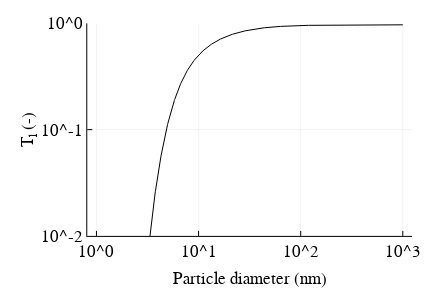

The notebook cell saved with this chart:
### Markdown cell above
### (d) Peneration efficiency through the DMA: 
Penetration efficiency through the DMA is computed based on the parameterized results by Reineking & Porstendörfer (1986).
<center> $T_l = 0.82\exp(-11.5u)+0.1\exp(-70.0u)+0.03\exp(-180.0u)+0.02\exp(-340.0u)$ </center>
where $u = \frac{d_{ab} l_{eff}}{q_{sa}}$, $l_{eff}$ is the parameterized effective diffusion length, and $q_{sa}$ is the aerosol flow rate through the DMA. <br> <br>
The function Tl(Λ,dp) is defined in DifferentialMobilityAnalyzer.jl, where Λ contains the effective length, aerosol flow rate, and $t$,$p$ to compute $d_{ab}$. The article diameter $d_p$ is in [nm]. To treat multiple DMAs with different {$l_{eff}$, $q_sa$, $t$, $p$} in a single scipt, the function Tl is appropriately embedded in the structure δ.

### Code cell
p3 = plot(Dp*1e9, δ.Tl(Λ,Dp*1e9), xscale = :log10, yscale = :log10, ylim = (0.01, 1), color = :black,
    yticks = [0.01, 0.1, 1.0], ylabel = "T<sub>l</sub> (-)",xlabel = "Particle diameter (nm)",  
    legend = :none, right_margin = 20px,fmt=:svg)

### Figure 1 — Plotly figure (JSON) as saved in the notebook; plotly's stock layout.template omitted (floating-point values rounded to 4 significant figures; data arrays with more than 128 entries replaced by an {"elided": "..."} marker saying what was removed)
{"data": [{"colorbar": {"title": ""}, "hoverinfo": "text", "legendgroup": "y1", "line": {"color": "rgba(0, 0, 0, 1.000)", "dash": "solid", "shape": "linear", "width": 1}, "mode": "lines", "name": "y1", "showlegend": true, "text": {"elided": "1000 null values"}, "type": "scatter", "x": {"elided": "1000 float values"}, "xaxis": "x1", "y": {"elided": "1000 float values"}, "yaxis": "y1", "zmax": 0.1, "zmin": -0.1}], "layout": {"annotations": [], "height": 288, "margin": {"b": 20, "l": 0, "r": 0, "t": 20}, "paper_bgcolor": "rgba(255, 255, 255, 1.000)", "plot_bgcolor": "rgba(255, 255, 255, 1.000)", "showlegend": false, "width": 432, "xaxis": {"anchor": "y1", "domain": [0.202, 0.9537], "gridcolor": "rgba(0, 0, 0, 0.100)", "gridwidth": 0.5, "linecolor": "rgba(0, 0, 0, 1.000)", "mirror": false, "range": [-0.09, 3.09], "showgrid": true, "showline": true, "showticklabels": true, "tickangle": 0, "tickcolor": "rgb(0, 0, 0)", "tickfont": {"color": "rgba(0, 0, 0, 1.000)", "family": "Nimbus Sans L", "size": 17}, "tickmode": "array", "ticks": "inside", "ticktext": ["10^0", "10^1", "10^2", "10^3"], "tickvals": [1, 10, 100, 1000], "title": "Particle diameter (nm)", "titlefont": {"color": "rgba(0, 0, 0, 1.000)", "family": "Nimbus Sans L", "size": 17}, "type": "log", "visible": true, "zeroline": false, "zerolinecolor": "rgba(0, 0, 0, 1.000)"}, "yaxis": {"anchor": "x1", "domain": [0.1294, 0.9863], "gridcolor": "rgba(0, 0, 0, 0.100)", "gridwidth": 0.5, "linecolor": "rgba(0, 0, 0, 1.000)", "mirror": false, "range": [-2, 0], "showgrid": true, "showline": true, "showticklabels": true, "tickangle": 0, "tickcolor": "rgb(0, 0, 0)", "tickfont": {"color": "rgba(0, 0, 0, 1.000)", "family": "Nimbus Sans L", "size": 17}, "tickmode": "array", "ticks": "inside", "ticktext": ["10^-2", "10^-1", "10^0"], "tickvals": [0.01, 0.1, 1], "title": "T<sub>l</sub> (-)", "titlefont": {"color": "rgba(0, 0, 0, 1.000)", "family": "Nimbus Sans L", "size": 17}, "type": "log", "visible": true, "zeroline": false, "zerolinecolor": "rgba(0, 0, 0, 1.000)"}}}
